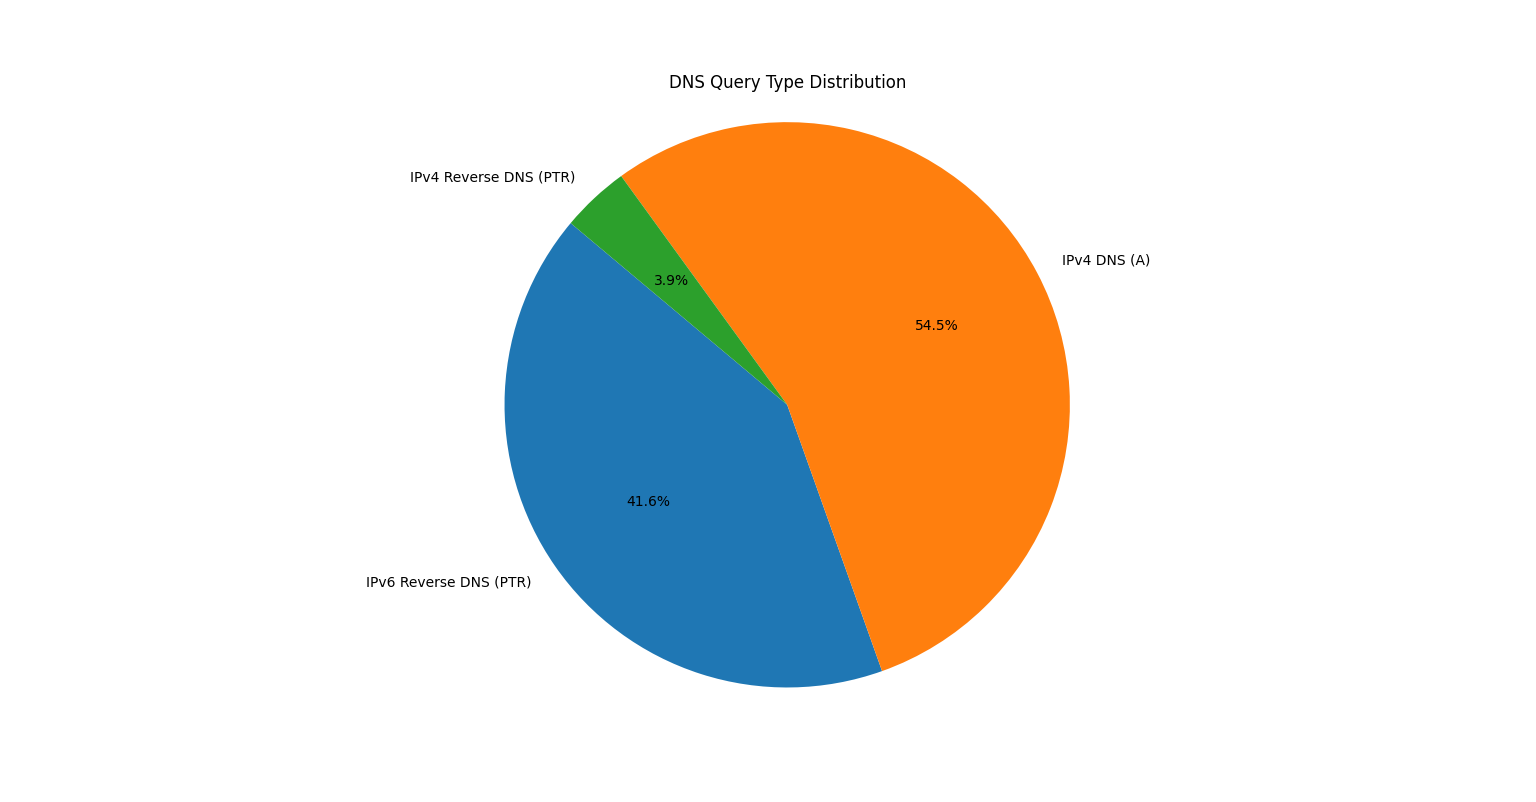

Python code for this plot:
#DNS Query Type Distribution

# Import necessary libraries
import scapy.all as scapy
import matplotlib.pyplot as plt

# Read the pcap file
pcap = scapy.rdpcap("capture.pcap")

# Extract DNS queries from the pcap file
dns_queries = [packet[scapy.DNSQR] for packet in pcap if packet.haslayer(scapy.DNSQR)]

# Initialize a dictionary to store query type counts
query_types = {}

# Count the occurrences of each DNS query type
for query in dns_queries:
    qtype = query.qtype
    query_types[qtype] = query_types.get(qtype, 0) + 1

# Prepare data for the pie chart
labels = ['IPv6 Reverse DNS (PTR)', 'IPv4 DNS (A)', 'IPv4 Reverse DNS (PTR)']  # Labels for DNS query types
sizes = [query_types.get(65, 0), query_types.get(1, 0), query_types.get(12, 0)]  # Counts of each query type

# Create a pie chart
plt.figure(figsize=(8, 8))
plt.pie(sizes, labels=labels, autopct='%1.1f%%', startangle=140)  # Pie chart with labels and percentages
plt.title("DNS Query Type Distribution")  # Set the title

# Ensure an equal aspect ratio for a circular pie chart
plt.axis('equal')

# Show the pie chart
plt.show()
